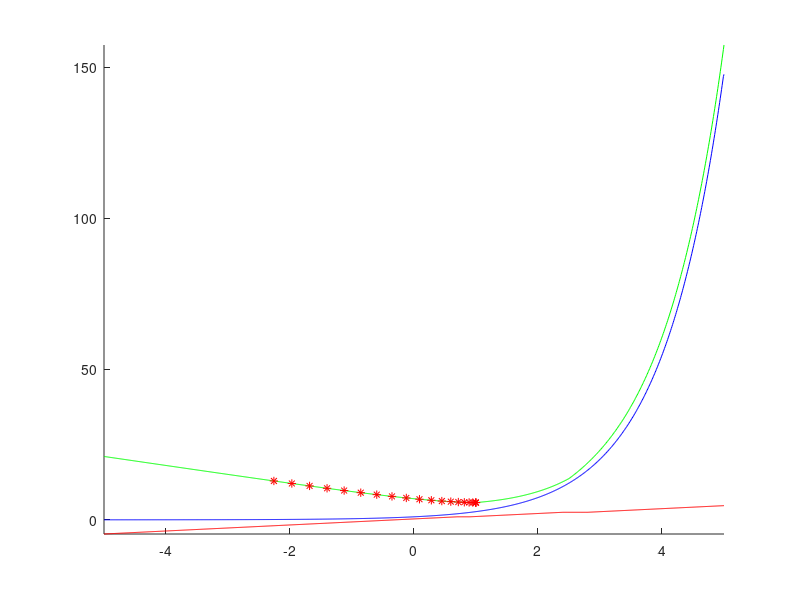

This figure's MATLAB source:
clear all; close all;

%% parametres
pas=0.0001;
seuil=0.000001;
x_ini=-2.26;
gamma=0.1;

%% calcul de prox

x_min=-5;pas_x=0.01;x_max=5;
x=x_min:pas_x:x_max;
%f=abs(x);
f=abs(x-1)+abs(2*x-5);
g=exp(x);
hold on
%f1=@(x1)abs(x1);
f1=@(x1) abs(x1-1) + abs(2*x1-5);
g1=@(x1) exp(x1);
% prox=@(x2)(x2-gamma).*((x2-gamma)>0)+(x2+gamma).*((x2+gamma)<0)+(x2).*((x2)==0);
proxf=@(x2)(x2+3*gamma).*(x2+3*gamma<1)+(x2+gamma).*((x2+gamma)>1).*((x2+gamma)<5/2)+(x2-3*gamma).*(x2-3*gamma>5/2)+1.*(x2>=1-3*gamma).*(x2<=1-gamma)+(5/2).*(x2<=(5/2)+3*gamma).*(x2>=(5/2)-gamma);
gradg=gradient(g,x);
proxi=zeros(1,length(x));
for i=1:length(x)
    proxi(i)=proxf(x(i));
end
% grad=zeros(1,length(x));
% for i=1:length(x)
%     grad(i)=gradg(x(i));
% end
hold on
plot(x,proxi,'r')
plot(x,gradg,'b')
plot(x,f+g,'g')
% legend('proxi',

%% algorithme du point proximal

plot(x_ini,(f1(x_ini)+g1(x_ini)),'r*')
x_k=x_ini;
n=1;
diff=1;
while(abs(diff(n))>seuil)
    x_k2=proxf(x_k(n)-(gamma*(gradg(round(length(x)/(x_max-x_min)*x_k(n)+(length(x)-1)/2)))));
    x_k=[x_k,x_k2];
    diff2=x_k2-x_k(n);
    diff=[diff,diff2];
    hold on
    plot(x_k2,(f1(x_k2)+g1(x_k2)),'r*')
    n=n+1;
end
axis([x_min x_max -inf inf])